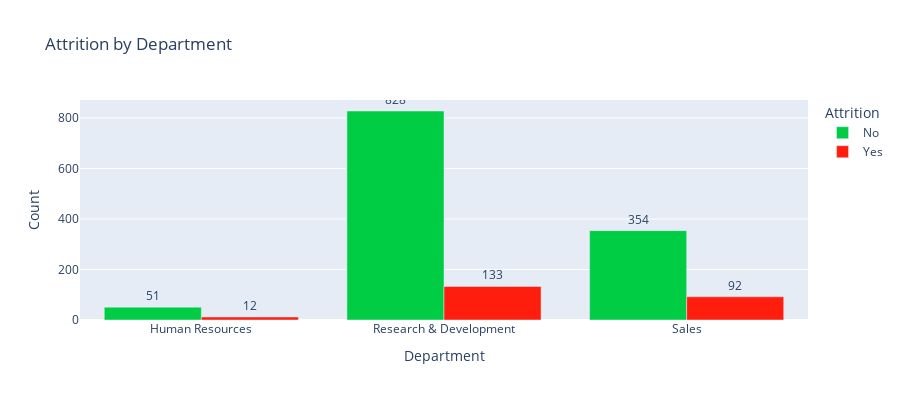

This figure's notebook cell:
### Code cell
# department comparison
fig_dept = px.bar(
    employee_df.groupby(['Department', 'Attrition']).size().reset_index(name='Count'),
    x='Department', 
    y='Count',
    color='Attrition',
    title='Attrition by Department',
    text='Count',
    color_discrete_map={'Yes': colors['danger'], 'No': colors['success']},
    barmode='group'
)
fig_dept.update_traces(texttemplate='%{text}', textposition='outside')
fig_dept.update_layout(height=400)
fig_dept.show()

### Figure 1 — Plotly figure (JSON) as saved in the notebook; plotly's stock layout.template omitted (floating-point values rounded to 4 significant figures)
{"data": [{"alignmentgroup": "True", "hovertemplate": "Attrition=No<br>Department=%{x}<br>Count=%{text}<extra></extra>", "legendgroup": "No", "marker": {"color": "#00cc44", "pattern": {"shape": ""}}, "name": "No", "offsetgroup": "No", "orientation": "v", "showlegend": true, "text": [51, 828, 354], "textposition": "outside", "texttemplate": "%{text}", "type": "bar", "x": ["Human Resources", "Research & Development", "Sales"], "xaxis": "x", "y": [51, 828, 354], "yaxis": "y"}, {"alignmentgroup": "True", "hovertemplate": "Attrition=Yes<br>Department=%{x}<br>Count=%{text}<extra></extra>", "legendgroup": "Yes", "marker": {"color": "#ff1e0e", "pattern": {"shape": ""}}, "name": "Yes", "offsetgroup": "Yes", "orientation": "v", "showlegend": true, "text": [12, 133, 92], "textposition": "outside", "texttemplate": "%{text}", "type": "bar", "x": ["Human Resources", "Research & Development", "Sales"], "xaxis": "x", "y": [12, 133, 92], "yaxis": "y"}], "layout": {"barmode": "group", "height": 400, "legend": {"title": {"text": "Attrition"}, "tracegroupgap": 0}, "title": {"text": "Attrition by Department"}, "xaxis": {"anchor": "y", "domain": [0, 1], "title": {"text": "Department"}}, "yaxis": {"anchor": "x", "domain": [0, 1], "title": {"text": "Count"}}}}
